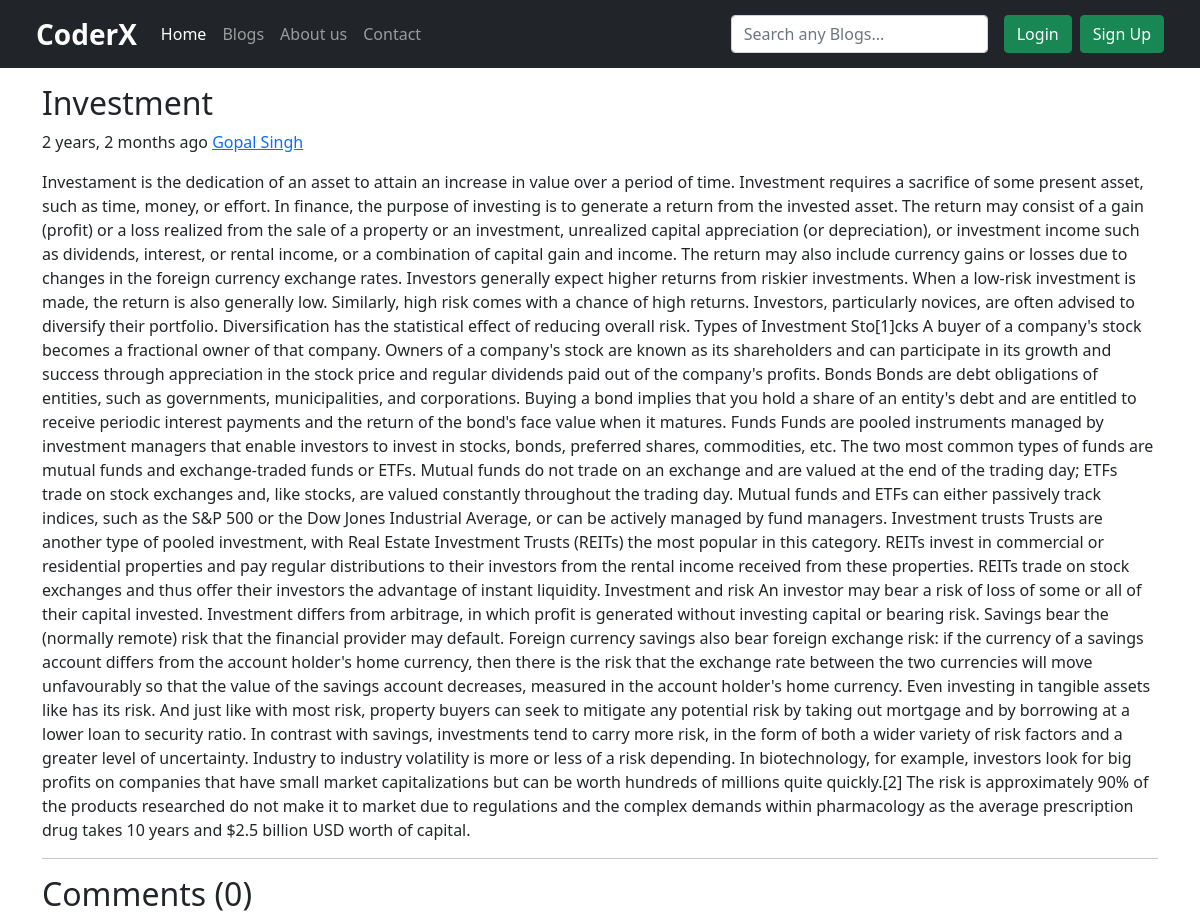
The page /blog/investment on the database its author committed.
### coder/models.py (models this page shows, shortened)
class myPost(models.Model):
	sno = models.AutoField(primary_key=True)
	title = models.CharField(max_length=200)
	slug = models.CharField(max_length=100)
	content = models.TextField()
	author = models.CharField(max_length=50)
	category = models.CharField(max_length=50)
	postDate = models.DateTimeField(max_length=40)
	postViews = models.IntegerField(default=0)
	thumbnail = models.ImageField(upload_to='blog/thumnail/',max_length=100,default='',null=True)

### coder/views.py (the view)
# urls.py: path('blog/<str:slug>', views.getBlog, name='getBlog'),
def getBlog(request, slug):
	getPost = myPost.objects.filter(slug=slug)
	allComments = blogComment.objects.filter(post=getPost[0])
	views = getPost[0].postViews+1
	comments = [comment for comment in allComments if comment.parent == None]
	replys = [comment for comment in allComments if comment.parent != None]
	print(comments)
	params = {'user':request.user, 'post':getPost, 'comments':comments, 'replys':replys}
	return render(request, 'blogContent.html',params)

### templates/blogContent.html (shortened to what this page needs)
{% extends 'layout.html' %}
{% block body %}
{% load humanize %}
<div class="container mt-2">
    <article class="blog-post my-3">
        <h2 class="blog-post-title">{{post.0.title}}</h2>
        <p class="blog-post-meta">{{post.0.postDate|naturaltime}} <a href="#">{{post.0.author}}</a></p>
        <p class="my-2">{{post.0.content|safe}}</p>
    </article>
    <hr>
    <h2>Comments ({{comments|length}})</h2>
</div>
{% endblock %}

### rows shown on the page
myPost: title "Investment", postDate "2 years, 2 months ago", author "Gopal Singh", content "Investament is the dedication of an asset to attain an increase in value over a period of time. Investment requires a sacrifice of some present asset, such as time, money, or effort. In finance, the purpose of investing is to generate a return from the invested asset. The return may consist of a gain (profit) or a loss realized from the sale of a property or an investment, unrealized capital appreciation (or depreciation), or investment income such as dividends, interest, or rental income, or a combination of capital gain and income. The return may also include currency gains or losses due to changes in the foreign currency exchange rates. Investors generally expect higher returns from…"

### other values the page prints
{{ comments|length }} "0"
